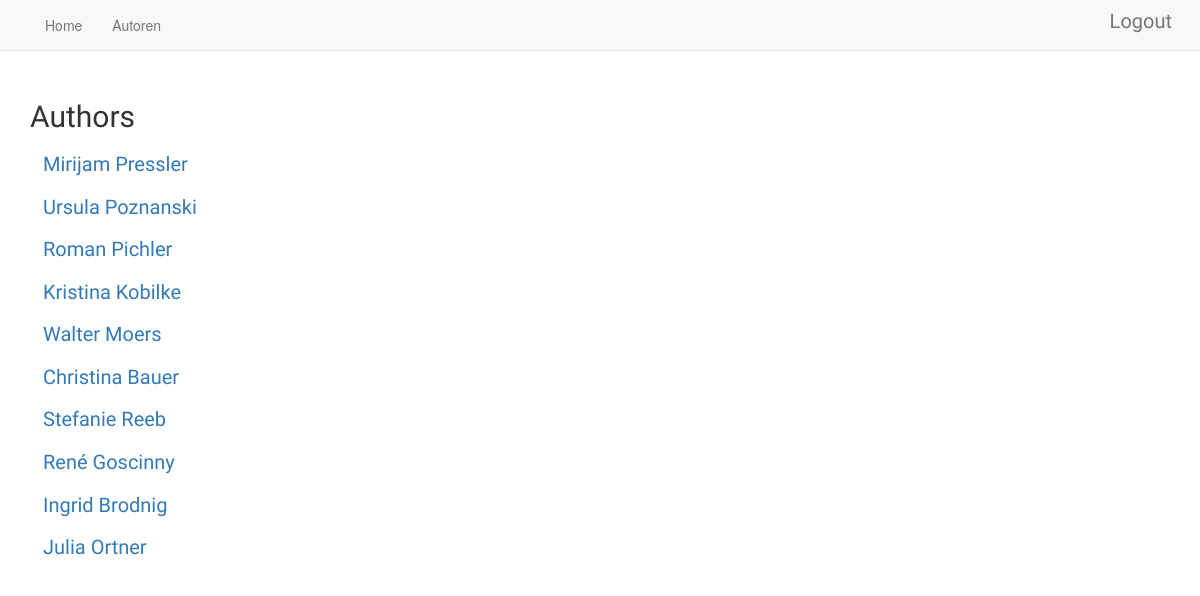
Screenshot of /author.php (signed in) with the database file from the repository.
### tables this page shows
CREATE TABLE `Author` (
  `authorid` int(11) NOT NULL,
  `firstname` varchar(100) DEFAULT NULL,
  `lastname` varchar(100) DEFAULT NULL
);

### author.php (the view, shortened to what this page needs)
<?php
 require_once 'dbconnect.php';
?>
<!DOCTYPE html>
<html>
<head>
<link rel="stylesheet" href="https://maxcdn.bootstrapcdn.com/bootstrap/3.3.7/css/bootstrap.min.css">
</head>
<body>
  <?php
  include"navbar.php";
   ?>
  <div class="container maincontainer">
  <div class="row">
    <div class="col-lg-12 col-md-12 col-sm-12 col-xs-12 col-xl-12">
      <h2>Authors</h2>
    </div>
  </div>
  <?php
    $sqlquerry = "SELECT * FROM Author";
    $res=mysqli_query($conn, $sqlquerry);
    $row = mysqli_fetch_array($res, MYSQLI_ASSOC);
    while(!is_null($row)){
      echo "<div class=\"row\">";
      echo "<div class=\"col-lg-12 col-md-12 col-sm-12 col-xs-12 col-xl-12\">";
      $firstname = $row['firstname'];
      $lastname = $row['lastname'];
      $author = $firstname ." ". $lastname;
      $authorid=$row['authorid'];
      echo createForm($authorid,$author);
      echo "</div>";
      echo "</div>";
      $row=mysqli_fetch_array($res, MYSQLI_ASSOC);
    }
    function createForm($authorid,$author){
    $tag = "<form action=\"authorBookList.php\" method=\"post\">";
    $tag .= "<button class=\"btn btn-link\" type=\"submit\" name=\"authorid\" value=\"".$authorid."\">".$author."</button>";
    $tag .= "<input style=\"display:none\" name=\"fromAuthor\" value=\"true\">";
    $tag .= "</form>";
    return $tag;
    }
  ?>
  </div>
</body>
</html>

### author.php (style rules this page uses)
button { font-family: 'Patua One', cursive !important; font-size:15pt !important; }
h2 { font-size: 18pt; font-family: 'Patua One', cursive !important; }
.maincontainer { margin-top: 10vh; }

### rows the page displays
author: $authorid 1 (drawn), author "Mirijam Pressler"
author: $authorid 2 (drawn), author "Ursula Poznanski"
author: $authorid 3 (drawn), author "Roman Pichler"
author: $authorid 4 (drawn), author "Kristina Kobilke"
author: $authorid 5 (drawn), author "Walter Moers"
author: $authorid 6 (drawn), author "Christina Bauer"
author: $authorid 7 (drawn), author "Stefanie Reeb"
author: $authorid 8 (drawn), author "René Goscinny"
author: $authorid 9 (drawn), author "Ingrid Brodnig"
author: $authorid 10 (drawn), author "Julia Ortner"
